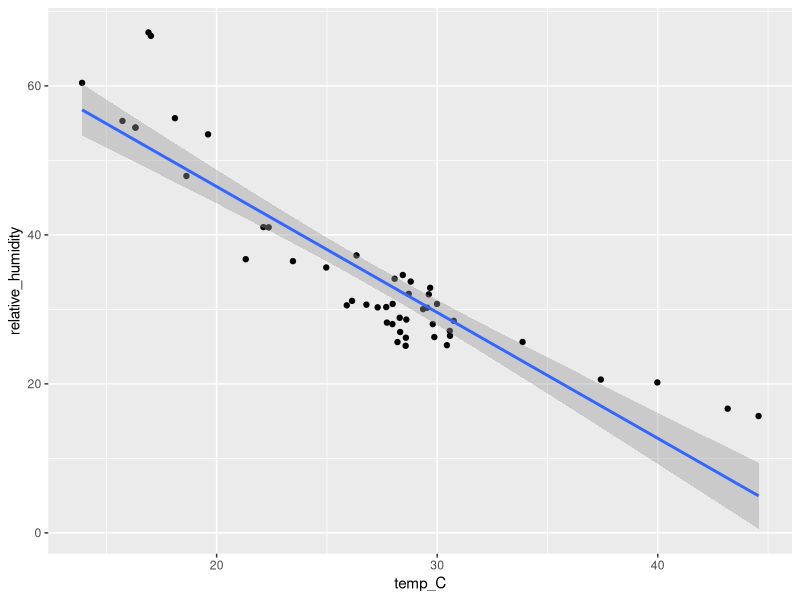
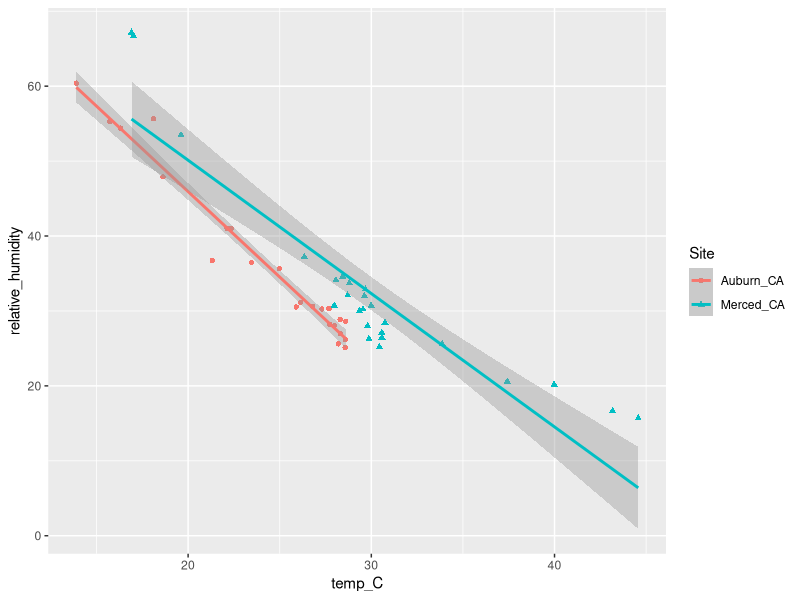

Here is the R script that generated these plots, in order:
#Researchers monitored Temperature (in Celsius) and relative humidity (%) across two sites (Auburn and Merced, CA)  
#to look at abiotic conditions tied to bee fitness. 
#How does relative humidity (%) in response to temperature (C) compare between two different research sites?

library(tidyverse)
library(lmtest)

#1A. Load Data
rel_humidity <- read.csv("VAS_oCAM_TempRelHum_subset.csv")

#Filter and clean up
rel_humidity_data <- rel_humidity %>% 
  select(-X, -X.1, -X.2) %>% 
  rename(
    temp_C = Temperature..C.,
    relative_humidity = Relative.Humidity....
  )

#Graph data
ggplot(rel_humidity_data, aes(temp_C, relative_humidity)) +
  geom_point() +
  geom_smooth(method = 'lm')

ggplot(rel_humidity_data, aes(x = temp_C, y = relative_humidity, shape = Site, color = Site)) +
  geom_point() +
  geom_smooth(method = 'lm')

#1B. Fit two models

lm_1 <- lm(relative_humidity ~ temp_C * Site, data = rel_humidity_data)
lm_2 <- lm(relative_humidity ~ temp_C + Site, data = rel_humidity_data)

#1C. Negative log likelihood

-logLik(lm_1) #lower NLL
-logLik(lm_2)

#1D. Likelihood ratio test
lrtest(lm_1, lm_2)
#Test is significant ( p = .018), meaning the more complex model with the interaction term
#is preferred. This is the same result I got when I compared models using ANOVA. 
#Ecologically, this would mean that site has a significant impact on the relationship 
#between temperature and relative humidity.

#2A. 
lm_3 <- lm(relative_humidity ~ temp_C, data = rel_humidity_data)
lm_4 <- lm(relative_humidity ~ Site, data = rel_humidity_data)
lm_5 <- lm(relative_humidity ~ 1, data = rel_humidity_data)

AIC_table <- AIC(lm_1, lm_2, lm_3, lm_4, lm_5)
AIC_table

#2B.

#The most complex model minimizes AIC. The second model is ~3.5 greater, which is 
#moderate to little support for this model, and the last three models have much greater AIC, so 
#these should be discarded. Ecologically, this would mean that site has a significant impact on the relationship 
#between temperature and relative humidity, so the interaction should be included in the model.
#The model without the interaction has deltaAIC less than 4, so it could potentially be used, but
#it is not the best fit model and could miss important information (different slopes for site). 



